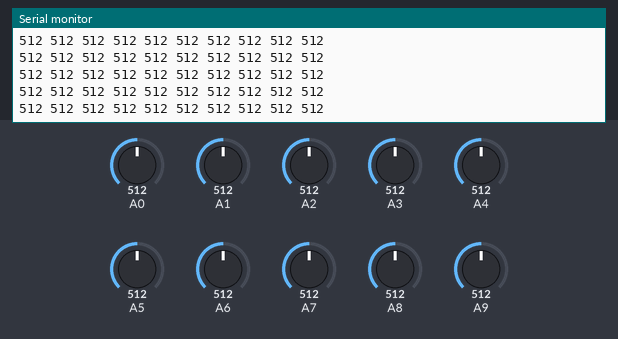
Bench run of a sketch on a simulated Arduino Mega 2560, built with avr-gcc and run on an emulated ATmega2560. Shown: the last lines printed to the serial monitor. The inputs (shaded band) are chosen by the test bench; at power-on: A0 = 512, A1 = 512, A2 = 512, A3 = 512, A4 = 512, A5 = 512, A6 = 512, A7 = 512, A8 = 512, A9 = 512.

Above: at 1.2 s.
1.3 s: A0 set to 104
At 1.42 s:
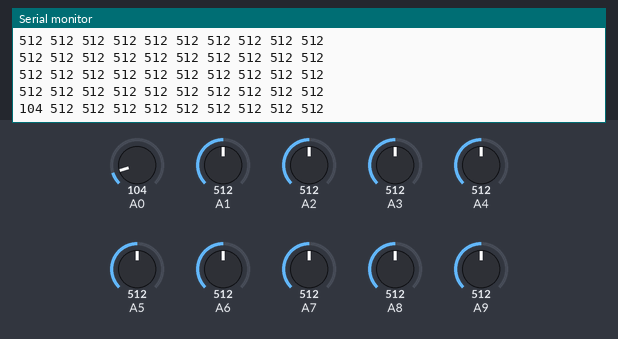
4.3 s: A0 set to 92
At 4.3 s:
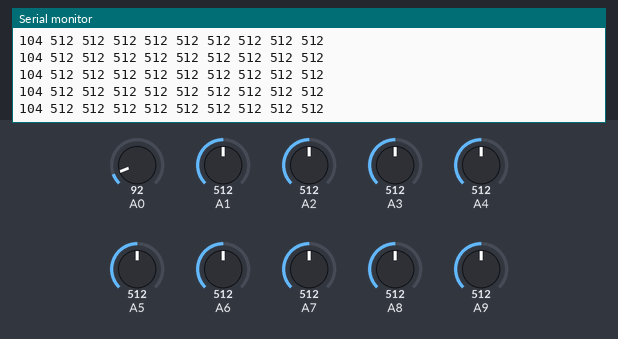
7.3 s: A1 set to 104
At 7.33 s:
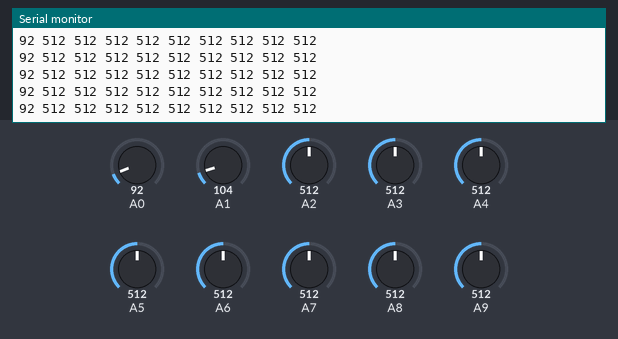
10.3 s: A1 set to 90
At 10.32 s:
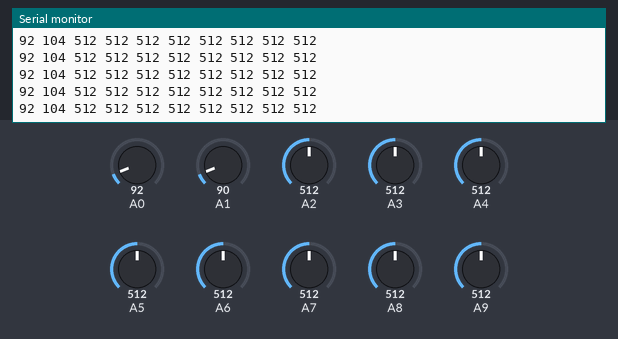
Timing chart, 0 to 13.3 s (numbered marks = the images above; inputs shaded):
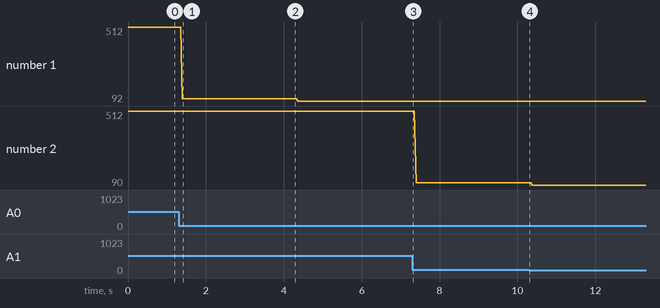

The sketch:

AnalogReadSerial_10_sensor.ino
```cpp
// the setup routine runs once when you press reset:
void setup() {
  // initialize serial communication at 9600 bits per second:
  Serial.begin(9600);
}

// the loop routine runs over and over again forever:
void loop() {
  // read the input on analog pin 0:
//  int sensorValue1 = analogRead(PA0);
//  int sensorValue2 = analogRead(PA1);
//  int sensorValue3 = analogRead(PA2);
//  int sensorValue4 = analogRead(PA3);
//  int sensorValue5 = analogRead(PA4);
//  int sensorValue6 = analogRead(PA5);
//  int sensorValue7 = analogRead(PA6);
//  int sensorValue8 = analogRead(PA7);
//  int sensorValue9 = analogRead(PB0);
//  int sensorValue10 = analogRead(PB1);
  int sensorValue1 = analogRead(A0);
  int sensorValue2 = analogRead(A1);
  int sensorValue3 = analogRead(A2);
  int sensorValue4 = analogRead(A3);
  int sensorValue5 = analogRead(A4);
  int sensorValue6 = analogRead(A5);
  int sensorValue7 = analogRead(A6);
  int sensorValue8 = analogRead(A7);
  int sensorValue9 = analogRead(A8);
  int sensorValue10 = analogRead(A9);

  // print out the value you read:
  Serial.print(sensorValue1);
  Serial.print(" ");
  Serial.print(sensorValue2);
  Serial.print(" ");
  Serial.print(sensorValue3);
  Serial.print(" ");
  Serial.print(sensorValue4);
  Serial.print(" ");
  Serial.print(sensorValue5);
  Serial.print(" ");
  Serial.print(sensorValue6);
  Serial.print(" ");
  Serial.print(sensorValue7);
  Serial.print(" ");
  Serial.print(sensorValue8);
  Serial.print(" ");
  Serial.print(sensorValue9);
  Serial.print(" ");
  Serial.print(sensorValue10);
  Serial.println(" ");

         // delay in between reads for stability
}
```

Measured:
- after the input at 1.3 s, the serial monitor: prints a new line after 0.10 s (image 1)
- plotted number 1: 512 → 104 after the input at 1.3 s, 104 → 92 after the input at 4.3 s
- plotted number 2: 104 → 90 after the input at 10.3 s
